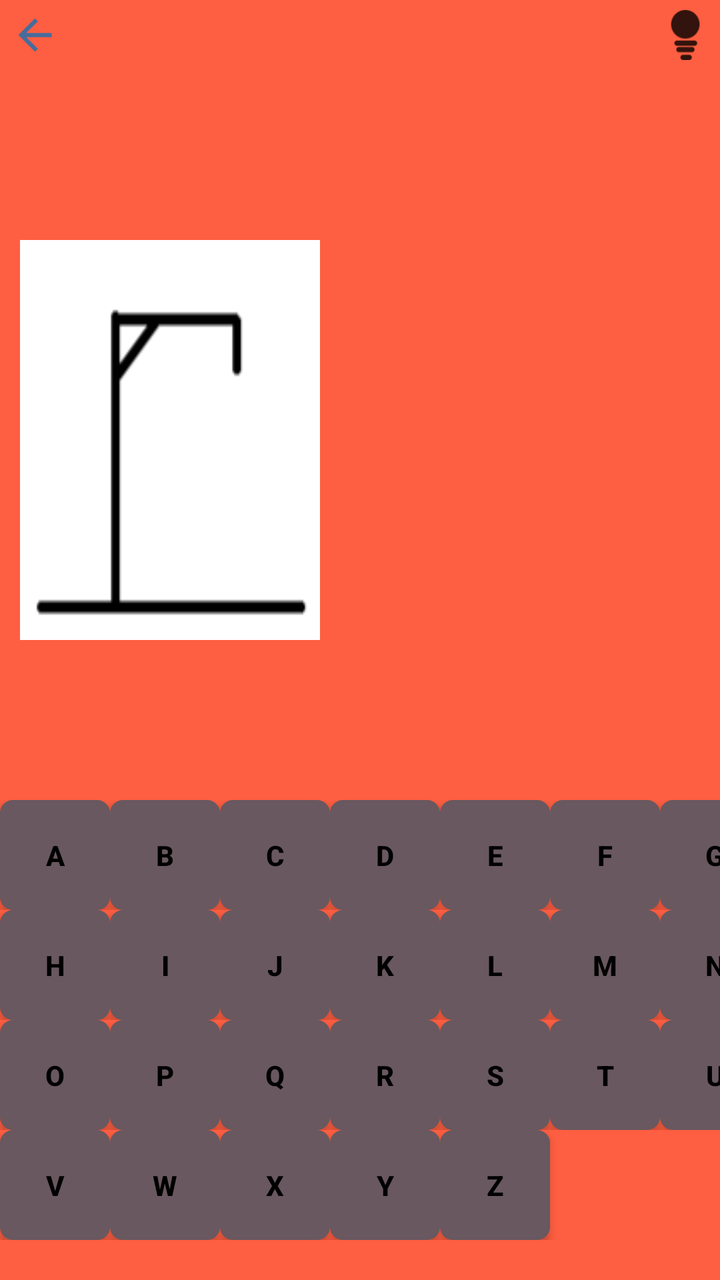
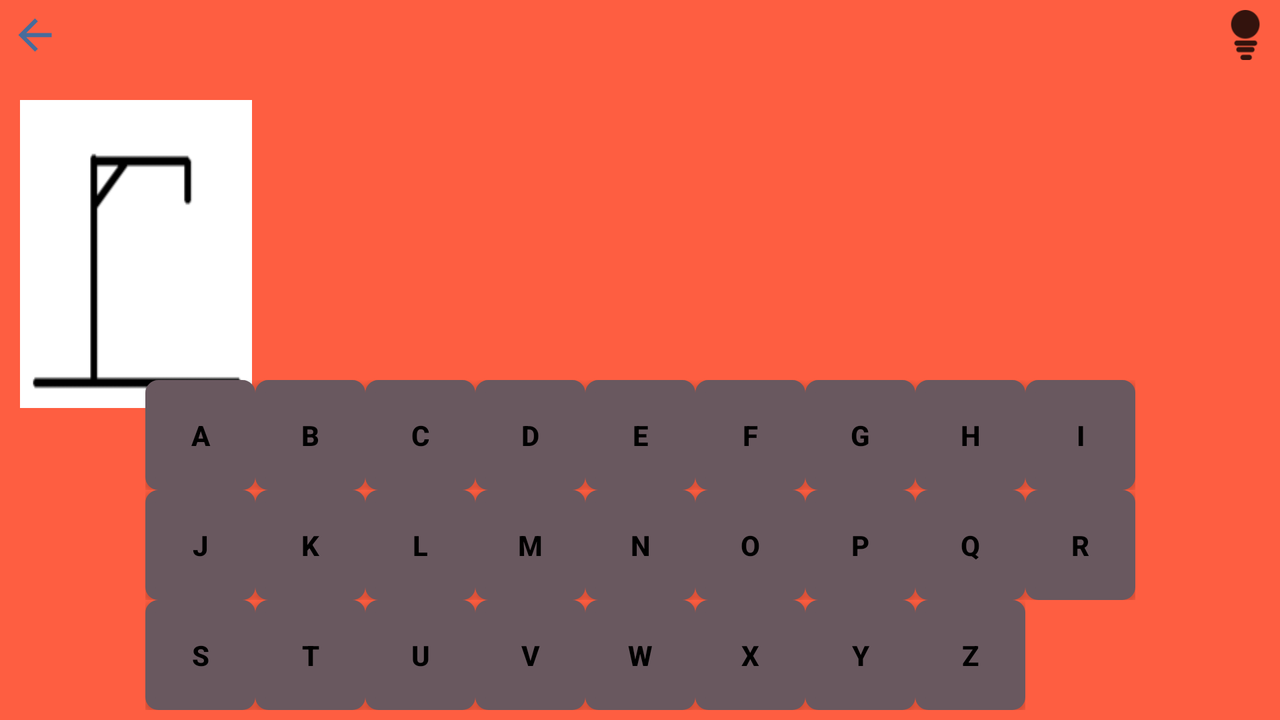

Two renders of one Android screen. The first uses the default layout on a phone; the second uses the alternative layout the repository ships for a different screen configuration, on a matching device. The two XML files are below.
<!-- AndroidManifest.xml: application theme Theme.LePendu_38007562 -->
<!-- res/layout/activity_jeu.xml -->
<?xml version="1.0" encoding="utf-8"?>
<androidx.constraintlayout.widget.ConstraintLayout xmlns:android="http://schemas.android.com/apk/res/android"
    xmlns:app="http://schemas.android.com/apk/res-auto"
    xmlns:tools="http://schemas.android.com/tools"
    android:id="@+id/fueille"
    android:layout_width="match_parent"
    android:layout_height="match_parent"
    android:background="@color/couleur"
    tools:context=".Activity_Jeu">


    <ImageView
        android:id="@+id/img_pendu"
        android:layout_width="150dp"
        android:layout_height="200dp"
        android:layout_marginLeft="10dp"
        android:layout_marginTop="120dp"
        android:background="@drawable/first"
        app:layout_constraintLeft_toLeftOf="parent"
        app:layout_constraintTop_toTopOf="parent" />

    <LinearLayout

        android:id="@+id/linearLayout"
        android:layout_width="wrap_content"
        android:layout_height="wrap_content"
        android:layout_marginBottom="20dp"
        android:orientation="vertical"
        app:layout_constraintBottom_toBottomOf="parent"
        app:layout_constraintEnd_toEndOf="parent"
        app:layout_constraintStart_toStartOf="parent">

        <TableRow
            android:layout_width="match_parent"
            android:layout_height="match_parent">

            <Button
                android:id="@+id/A"
                android:layout_width="55dp"
                android:layout_height="55dp"
                android:background="@drawable/custom_button"
                android:onClick="pressButton"
                android:text="A"
                android:textColor="@color/color_text_clavier"
                android:textStyle="bold"
                app:backgroundTint="@color/color_clavier" />

            <Button
                android:id="@+id/B"
                android:layout_width="55dp"
                android:layout_height="55dp"
                android:background="@drawable/custom_button"
                android:onClick="pressButton"
                android:text="B"
                android:textColor="@color/color_text_clavier"
                android:textStyle="bold"
                app:backgroundTint="@color/color_clavier" />

            <Button
                android:id="@+id/C"
                android:layout_width="55dp"
                android:layout_height="55dp"
                android:background="@drawable/custom_button"
                android:onClick="pressButton"
                android:text="C"
                android:textColor="@color/color_text_clavier"
                android:textStyle="bold"
                app:backgroundTint="@color/color_clavier" />

            <Button
                android:id="@+id/D"
                android:layout_width="55dp"
                android:layout_height="55dp"
                android:background="@drawable/custom_button"
                android:onClick="pressButton"
                android:text="D"
                android:textColor="@color/color_text_clavier"
                android:textStyle="bold"
                app:backgroundTint="@color/color_clavier" />

            <Button
                android:id="@+id/E"
                android:layout_width="55dp"
                android:layout_height="55dp"
                android:background="@drawable/custom_button"
                android:onClick="pressButton"
                android:text="E"
                android:textColor="@color/color_text_clavier"
                android:textStyle="bold"
                app:backgroundTint="@color/color_clavier" />

            <Button
                android:id="@+id/F"
                android:layout_width="55dp"
                android:layout_height="55dp"
                android:background="@drawable/custom_button"
                android:onClick="pressButton"
                android:text="F"
                android:textColor="@color/color_text_clavier"
                android:textStyle="bold"
                app:backgroundTint="@color/color_clavier" />

            <Button
                android:id="@+id/G"
                android:layout_width="55dp"
                android:layout_height="55dp"
                android:background="@drawable/custom_button"
                android:onClick="pressButton"
                android:text="G"
                android:textColor="@color/color_text_clavier"
                android:textStyle="bold"
                app:backgroundTint="@color/color_clavier" />

        </TableRow>

        <TableRow
            android:layout_width="match_parent"
            android:layout_height="match_parent">

            <Button
                android:id="@+id/H"
                android:layout_width="55dp"
                android:layout_height="55dp"
                android:background="@drawable/custom_button"
                android:onClick="pressButton"
                android:text="H"
                android:textColor="@color/color_text_clavier"
                android:textStyle="bold"
                app:backgroundTint="@color/color_clavier" />

            <Button
                android:id="@+id/I"
                android:layout_width="55dp"
                android:layout_height="55dp"
                android:background="@drawable/custom_button"
                android:onClick="pressButton"
                android:text="I"
                android:textColor="@color/color_text_clavier"
                android:textStyle="bold"
                app:backgroundTint="@color/color_clavier" />

            <Button
                android:id="@+id/J"
                android:layout_width="55dp"
                android:layout_height="55dp"
                android:background="@drawable/custom_button"
                android:onClick="pressButton"
                android:text="J"
                android:textColor="@color/color_text_clavier"
                android:textStyle="bold"
                app:backgroundTint="@color/color_clavier" />

            <Button
                android:id="@+id/K"
                android:layout_width="55dp"
                android:layout_height="55dp"
                android:background="@drawable/custom_button"
                android:onClick="pressButton"
                android:text="K"
                android:textColor="@color/color_text_clavier"
                android:textStyle="bold"
                app:backgroundTint="@color/color_clavier" />

            <Button
                android:id="@+id/L"
                android:layout_width="55dp"
                android:layout_height="55dp"
                android:background="@drawable/custom_button"
                android:onClick="pressButton"
                android:text="L"
                android:textColor="@color/color_text_clavier"
                android:textStyle="bold"
                app:backgroundTint="@color/color_clavier" />

            <Button
                android:id="@+id/M"
                android:layout_width="55dp"
                android:layout_height="55dp"
                android:background="@drawable/custom_button"
                android:onClick="pressButton"
                android:text="M"
                android:textColor="@color/color_text_clavier"
                android:textStyle="bold"
                app:backgroundTint="@color/color_clavier" />

            <Button
                android:id="@+id/N"
                android:layout_width="55dp"
                android:layout_height="55dp"
                android:background="@drawable/custom_button"
                android:onClick="pressButton"
                android:text="N"
                android:textColor="@color/color_text_clavier"
                android:textStyle="bold"
                app:backgroundTint="@color/color_clavier" />
        </TableRow>

        <TableRow
            android:layout_width="match_parent"
            android:layout_height="match_parent">

            <Button
                android:id="@+id/O"
                android:layout_width="55dp"
                android:layout_height="55dp"
                android:background="@drawable/custom_button"
                android:onClick="pressButton"
                android:text="O"
                android:textColor="@color/color_text_clavier"
                android:textStyle="bold"
                app:backgroundTint="@color/color_clavier" />

            <Button
                android:id="@+id/P"
                android:layout_width="55dp"
                android:layout_height="55dp"
                android:background="@drawable/custom_button"
                android:onClick="pressButton"
                android:text="P"
                android:textColor="@color/color_text_clavier"
                android:textStyle="bold"
                app:backgroundTint="@color/color_clavier" />

            <Button
                android:id="@+id/Q"
                android:layout_width="55dp"
                android:layout_height="55dp"
                android:background="@drawable/custom_button"
                android:onClick="pressButton"
                android:text="Q"
                android:textColor="@color/color_text_clavier"
                android:textStyle="bold"
                app:backgroundTint="@color/color_clavier" />

            <Button
                android:id="@+id/R"
                android:layout_width="55dp"
                android:layout_height="55dp"
                android:background="@drawable/custom_button"
                android:onClick="pressButton"
                android:text="R"
                android:textColor="@color/color_text_clavier"
                android:textStyle="bold"
                app:backgroundTint="@color/color_clavier" />

            <Button
                android:id="@+id/S"
                android:layout_width="55dp"
                android:layout_height="55dp"
                android:background="@drawable/custom_button"
                android:onClick="pressButton"
                android:text="S"
                android:textColor="@color/color_text_clavier"
                android:textStyle="bold"
                app:backgroundTint="@color/color_clavier" />

            <Button
                android:id="@+id/T"
                android:layout_width="55dp"
                android:layout_height="55dp"
                android:background="@drawable/custom_button"
                android:onClick="pressButton"
                android:text="T"
                android:textColor="@color/color_text_clavier"
                android:textStyle="bold"
                app:backgroundTint="@color/color_clavier" />

            <Button
                android:id="@+id/U"
                android:layout_width="55dp"
                android:layout_height="55dp"
                android:background="@drawable/custom_button"
                android:onClick="pressButton"
                android:text="U"
                android:textColor="@color/color_text_clavier"
                android:textStyle="bold"
                app:backgroundTint="@color/color_clavier" />

        </TableRow>

        <TableRow
            android:layout_width="match_parent"
            android:layout_height="match_parent">

            <Button
                android:id="@+id/V"
                android:layout_width="55dp"
                android:layout_height="55dp"
                android:background="@drawable/custom_button"
                android:onClick="pressButton"
                android:text="V"
                android:textColor="@color/color_text_clavier"
                android:textStyle="bold"
                app:backgroundTint="@color/color_clavier"
                app:layout_constraintLeft_toRightOf="@id/P" />

            <Button
                android:id="@+id/W"
                android:layout_width="55dp"
                android:layout_height="55dp"
                android:background="@drawable/custom_button"
                android:onClick="pressButton"
                android:text="W"
                android:textColor="@color/color_text_clavier"
                android:textStyle="bold"
                app:backgroundTint="@color/color_clavier" />

            <Button
                android:id="@+id/X"
                android:layout_width="55dp"
                android:layout_height="55dp"
                android:background="@drawable/custom_button"
                android:onClick="pressButton"
                android:text="X"
                android:textColor="@color/color_text_clavier"
                android:textStyle="bold"
                app:backgroundTint="@color/color_clavier" />

            <Button
                android:id="@+id/Y"
                android:layout_width="55dp"
                android:layout_height="55dp"
                android:background="@drawable/custom_button"
                android:onClick="pressButton"
                android:text="Y"
                android:textColor="@color/color_text_clavier"
                android:textStyle="bold"
                app:backgroundTint="@color/color_clavier" />

            <Button
                android:id="@+id/Z"
                android:layout_width="55dp"
                android:layout_height="55dp"
                android:background="@drawable/custom_button"
                android:onClick="pressButton"
                android:text="Z"
                android:textColor="@color/color_text_clavier"
                android:textStyle="bold"
                app:backgroundTint="@color/color_clavier" />

        </TableRow>
    </LinearLayout>

    <LinearLayout
        android:id="@+id/word_container"
        android:layout_width="match_parent"
        android:layout_height="wrap_content"
        android:gravity="center_horizontal"
        android:orientation="horizontal"
        app:layout_constraintBottom_toBottomOf="parent"
        app:layout_constraintEnd_toEndOf="parent"
        app:layout_constraintStart_toStartOf="parent"
        app:layout_constraintTop_toTopOf="parent"></LinearLayout>

    <Button
        android:id="@+id/aide"
        android:layout_width="25dp"
        android:layout_height="25dp"
        android:layout_marginTop="5dp"
        android:layout_marginEnd="5dp"
        android:layout_marginRight="5dp"
        android:background="@drawable/ic_action_aide"
        android:onClick="aide"
        app:backgroundTint="@color/black"
        app:iconTint="@color/black"
        app:layout_constraintEnd_toEndOf="parent"
        app:layout_constraintTop_toTopOf="parent" />

    <Button
        android:id="@+id/retour"
        android:layout_width="25dp"
        android:layout_height="25dp"
        android:layout_marginStart="5dp"
        android:layout_marginLeft="5dp"
        android:layout_marginTop="5dp"
        android:background="@drawable/abc_vector_test"
        android:onClick="retour"
        app:layout_constraintStart_toStartOf="parent"
        app:layout_constraintTop_toTopOf="parent" />

</androidx.constraintlayout.widget.ConstraintLayout>
<!-- resources referenced by this layout -->
<resources>
  <color name="black">#FF000000</color>
  <color name="color_clavier">#69585F</color>
  <color name="color_text_clavier">#000000</color>
  <color name="couleur">#FE5E41</color>
  <!-- drawable custom_button (drawable) -->
  <?xml version="1.0" encoding="utf-8"?>
  <selector xmlns:android="http://schemas.android.com/apk/res/android">
      <item>
          <shape>
              <solid android:color="@color/color_clavier"/>
              <corners android:radius="4dp"/>
              <stroke android:width="5dp"/>
              <size android:width="40dp" android:height="40dp"/>
  
          </shape>
      </item>
  </selector>
  <!-- drawable first: png bitmap (drawable, 905 bytes) -->
  <!-- drawable ic_action_aide: png bitmap (drawable-hdpi, 689 bytes) -->
  <style name="Theme.LePendu_38007562" parent="Theme.MaterialComponents.DayNight.NoActionBar">
          
  
          <item name="colorPrimary">@color/purple_500</item>
          <item name="colorPrimaryVariant">@color/color_clavier</item>
          <item name="colorOnPrimary">@color/white</item>
          
          <item name="colorSecondary">@color/teal_200</item>
          <item name="colorSecondaryVariant">@color/teal_700</item>
          <item name="colorOnSecondary">@color/black</item>
          
          <item name="android:statusBarColor" tools:targetApi="l">?attr/colorPrimaryVariant</item>
          
      </style>
  <color name="purple_500">#476C9B</color>
  <color name="white">#FFFFFFFF</color>
  <color name="teal_200">#FF03DAC5</color>
  <color name="teal_700">#FF018786</color>
</resources>
<!-- res/layout-land/activity_jeu.xml (the repository's variant of the layout above) -->
<!-- drawn on the phone turned sideways -->
<?xml version="1.0" encoding="utf-8"?>
<androidx.constraintlayout.widget.ConstraintLayout xmlns:android="http://schemas.android.com/apk/res/android"
    xmlns:app="http://schemas.android.com/apk/res-auto"
    xmlns:tools="http://schemas.android.com/tools"
    android:id="@+id/fueille"
    android:layout_width="match_parent"
    android:layout_height="match_parent"
    android:background="@color/couleur"
    tools:context=".Activity_Jeu">


    <ImageView
        android:id="@+id/img_pendu"
        android:layout_width="116dp"
        android:layout_height="154dp"
        android:layout_marginLeft="10dp"
        android:layout_marginTop="50dp"
        android:background="@drawable/first"
        app:layout_constraintLeft_toLeftOf="parent"
        app:layout_constraintTop_toTopOf="parent" />

    <LinearLayout

        android:id="@+id/linearLayout"
        android:layout_width="wrap_content"
        android:layout_height="wrap_content"
        android:layout_marginBottom="5dp"
        android:orientation="vertical"
        app:layout_constraintBottom_toBottomOf="parent"
        app:layout_constraintEnd_toEndOf="parent"
        app:layout_constraintStart_toStartOf="parent">

        <TableRow
            android:layout_width="wrap_content"
            android:layout_height="match_parent">

            <Button
                android:id="@+id/A"
                android:layout_width="55dp"
                android:layout_height="55dp"
                android:background="@drawable/custom_button"
                android:onClick="pressButton"
                android:text="A"
                android:textColor="@color/color_text_clavier"
                android:textStyle="bold"
                app:backgroundTint="@color/color_clavier" />

            <Button
                android:id="@+id/B"
                android:layout_width="55dp"
                android:layout_height="55dp"
                android:background="@drawable/custom_button"
                android:onClick="pressButton"
                android:text="B"
                android:textColor="@color/color_text_clavier"
                android:textStyle="bold"
                app:backgroundTint="@color/color_clavier" />

            <Button
                android:id="@+id/C"
                android:layout_width="55dp"
                android:layout_height="55dp"
                android:background="@drawable/custom_button"
                android:onClick="pressButton"
                android:text="C"
                android:textColor="@color/color_text_clavier"
                android:textStyle="bold"
                app:backgroundTint="@color/color_clavier" />

            <Button
                android:id="@+id/D"
                android:layout_width="55dp"
                android:layout_height="55dp"
                android:background="@drawable/custom_button"
                android:onClick="pressButton"
                android:text="D"
                android:textColor="@color/color_text_clavier"
                android:textStyle="bold"
                app:backgroundTint="@color/color_clavier" />

            <Button
                android:id="@+id/E"
                android:layout_width="55dp"
                android:layout_height="55dp"
                android:background="@drawable/custom_button"
                android:onClick="pressButton"
                android:text="E"
                android:textColor="@color/color_text_clavier"
                android:textStyle="bold"
                app:backgroundTint="@color/color_clavier" />

            <Button
                android:id="@+id/F"
                android:layout_width="55dp"
                android:layout_height="55dp"
                android:background="@drawable/custom_button"
                android:onClick="pressButton"
                android:text="F"
                android:textColor="@color/color_text_clavier"
                android:textStyle="bold"
                app:backgroundTint="@color/color_clavier" />

            <Button
                android:id="@+id/G"
                android:layout_width="55dp"
                android:layout_height="55dp"
                android:background="@drawable/custom_button"
                android:onClick="pressButton"
                android:text="G"
                android:textColor="@color/color_text_clavier"
                android:textStyle="bold"
                app:backgroundTint="@color/color_clavier" />

            <Button
                android:id="@+id/H"
                android:layout_width="55dp"
                android:layout_height="55dp"
                android:background="@drawable/custom_button"
                android:onClick="pressButton"
                android:text="H"
                android:textColor="@color/color_text_clavier"
                android:textStyle="bold"
                app:backgroundTint="@color/color_clavier" />

            <Button
                android:id="@+id/I"
                android:layout_width="55dp"
                android:layout_height="55dp"
                android:background="@drawable/custom_button"
                android:onClick="pressButton"
                android:text="I"
                android:textColor="@color/color_text_clavier"
                android:textStyle="bold"
                app:backgroundTint="@color/color_clavier" />

        </TableRow>

        <TableRow
            android:layout_width="wrap_content"
            android:layout_height="match_parent">


            <Button
                android:id="@+id/J"
                android:layout_width="55dp"
                android:layout_height="55dp"
                android:background="@drawable/custom_button"
                android:onClick="pressButton"
                android:text="J"
                android:textColor="@color/color_text_clavier"
                android:textStyle="bold"
                app:backgroundTint="@color/color_clavier" />

            <Button
                android:id="@+id/K"
                android:layout_width="55dp"
                android:layout_height="55dp"
                android:background="@drawable/custom_button"
                android:onClick="pressButton"
                android:text="K"
                android:textColor="@color/color_text_clavier"
                android:textStyle="bold"
                app:backgroundTint="@color/color_clavier" />

            <Button
                android:id="@+id/L"
                android:layout_width="55dp"
                android:layout_height="55dp"
                android:background="@drawable/custom_button"
                android:onClick="pressButton"
                android:text="L"
                android:textColor="@color/color_text_clavier"
                android:textStyle="bold"
                app:backgroundTint="@color/color_clavier" />

            <Button
                android:id="@+id/M"
                android:layout_width="55dp"
                android:layout_height="55dp"
                android:background="@drawable/custom_button"
                android:onClick="pressButton"
                android:text="M"
                android:textColor="@color/color_text_clavier"
                android:textStyle="bold"
                app:backgroundTint="@color/color_clavier" />

            <Button
                android:id="@+id/N"
                android:layout_width="55dp"
                android:layout_height="55dp"
                android:background="@drawable/custom_button"
                android:onClick="pressButton"
                android:text="N"
                android:textColor="@color/color_text_clavier"
                android:textStyle="bold"
                app:backgroundTint="@color/color_clavier" />

            <Button
                android:id="@+id/O"
                android:layout_width="55dp"
                android:layout_height="55dp"
                android:background="@drawable/custom_button"
                android:onClick="pressButton"
                android:text="O"
                android:textColor="@color/color_text_clavier"
                android:textStyle="bold"
                app:backgroundTint="@color/color_clavier" />

            <Button
                android:id="@+id/P"
                android:layout_width="55dp"
                android:layout_height="55dp"
                android:background="@drawable/custom_button"
                android:onClick="pressButton"
                android:text="P"
                android:textColor="@color/color_text_clavier"
                android:textStyle="bold"
                app:backgroundTint="@color/color_clavier" />

            <Button
                android:id="@+id/Q"
                android:layout_width="55dp"
                android:layout_height="55dp"
                android:background="@drawable/custom_button"
                android:onClick="pressButton"
                android:text="Q"
                android:textColor="@color/color_text_clavier"
                android:textStyle="bold"
                app:backgroundTint="@color/color_clavier" />

            <Button
                android:id="@+id/R"
                android:layout_width="55dp"
                android:layout_height="55dp"
                android:background="@drawable/custom_button"
                android:onClick="pressButton"
                android:text="R"
                android:textColor="@color/color_text_clavier"
                android:textStyle="bold"
                app:backgroundTint="@color/color_clavier" />
        </TableRow>

        <TableRow
            android:layout_width="wrap_content"
            android:layout_height="match_parent">


            <Button
                android:id="@+id/S"
                android:layout_width="55dp"
                android:layout_height="55dp"
                android:background="@drawable/custom_button"
                android:onClick="pressButton"
                android:text="S"
                android:textColor="@color/color_text_clavier"
                android:textStyle="bold"
                app:backgroundTint="@color/color_clavier" />

            <Button
                android:id="@+id/T"
                android:layout_width="55dp"
                android:layout_height="55dp"
                android:background="@drawable/custom_button"
                android:onClick="pressButton"
                android:text="T"
                android:textColor="@color/color_text_clavier"
                android:textStyle="bold"
                app:backgroundTint="@color/color_clavier" />

            <Button
                android:id="@+id/U"
                android:layout_width="55dp"
                android:layout_height="55dp"
                android:background="@drawable/custom_button"
                android:onClick="pressButton"
                android:text="U"
                android:textColor="@color/color_text_clavier"
                android:textStyle="bold"
                app:backgroundTint="@color/color_clavier" />

            <Button
                android:id="@+id/V"
                android:layout_width="55dp"
                android:layout_height="55dp"
                android:background="@drawable/custom_button"
                android:onClick="pressButton"
                android:text="V"
                android:textColor="@color/color_text_clavier"
                android:textStyle="bold"
                app:backgroundTint="@color/color_clavier"
                app:layout_constraintLeft_toRightOf="@id/P" />

            <Button
                android:id="@+id/W"
                android:layout_width="55dp"
                android:layout_height="55dp"
                android:background="@drawable/custom_button"
                android:onClick="pressButton"
                android:text="W"
                android:textColor="@color/color_text_clavier"
                android:textStyle="bold"
                app:backgroundTint="@color/color_clavier" />

            <Button
                android:id="@+id/X"
                android:layout_width="55dp"
                android:layout_height="55dp"
                android:background="@drawable/custom_button"
                android:onClick="pressButton"
                android:text="X"
                android:textColor="@color/color_text_clavier"
                android:textStyle="bold"
                app:backgroundTint="@color/color_clavier" />

            <Button
                android:id="@+id/Y"
                android:layout_width="55dp"
                android:layout_height="55dp"
                android:background="@drawable/custom_button"
                android:onClick="pressButton"
                android:text="Y"
                android:textColor="@color/color_text_clavier"
                android:textStyle="bold"
                app:backgroundTint="@color/color_clavier" />

            <Button
                android:id="@+id/Z"
                android:layout_width="55dp"
                android:layout_height="55dp"
                android:background="@drawable/custom_button"
                android:onClick="pressButton"
                android:text="Z"
                android:textColor="@color/color_text_clavier"
                android:textStyle="bold"
                app:backgroundTint="@color/color_clavier" />

        </TableRow>


    </LinearLayout>

    <LinearLayout
        android:id="@+id/word_container"
        android:layout_width="0dp"
        android:layout_height="wrap_content"
        android:layout_marginTop="150dp"
        android:gravity="center_horizontal"
        android:orientation="horizontal"
        app:layout_constraintEnd_toEndOf="parent"
        app:layout_constraintStart_toStartOf="parent"
        app:layout_constraintTop_toTopOf="parent"></LinearLayout>

    <Button
        android:id="@+id/aide"
        android:layout_width="25dp"
        android:layout_height="25dp"
        android:layout_marginTop="5dp"
        android:layout_marginEnd="5dp"
        android:layout_marginRight="5dp"
        android:background="@drawable/ic_action_aide"
        android:onClick="aide"
        app:backgroundTint="@color/black"
        app:iconTint="@color/black"
        app:layout_constraintEnd_toEndOf="parent"
        app:layout_constraintTop_toTopOf="parent" />

    <Button
        android:id="@+id/retour"
        android:layout_width="25dp"
        android:layout_height="25dp"
        android:layout_marginStart="5dp"
        android:layout_marginLeft="5dp"
        android:layout_marginTop="5dp"
        android:background="@drawable/abc_vector_test"
        android:onClick="retour"
        app:layout_constraintStart_toStartOf="parent"
        app:layout_constraintTop_toTopOf="parent" />

</androidx.constraintlayout.widget.ConstraintLayout>
